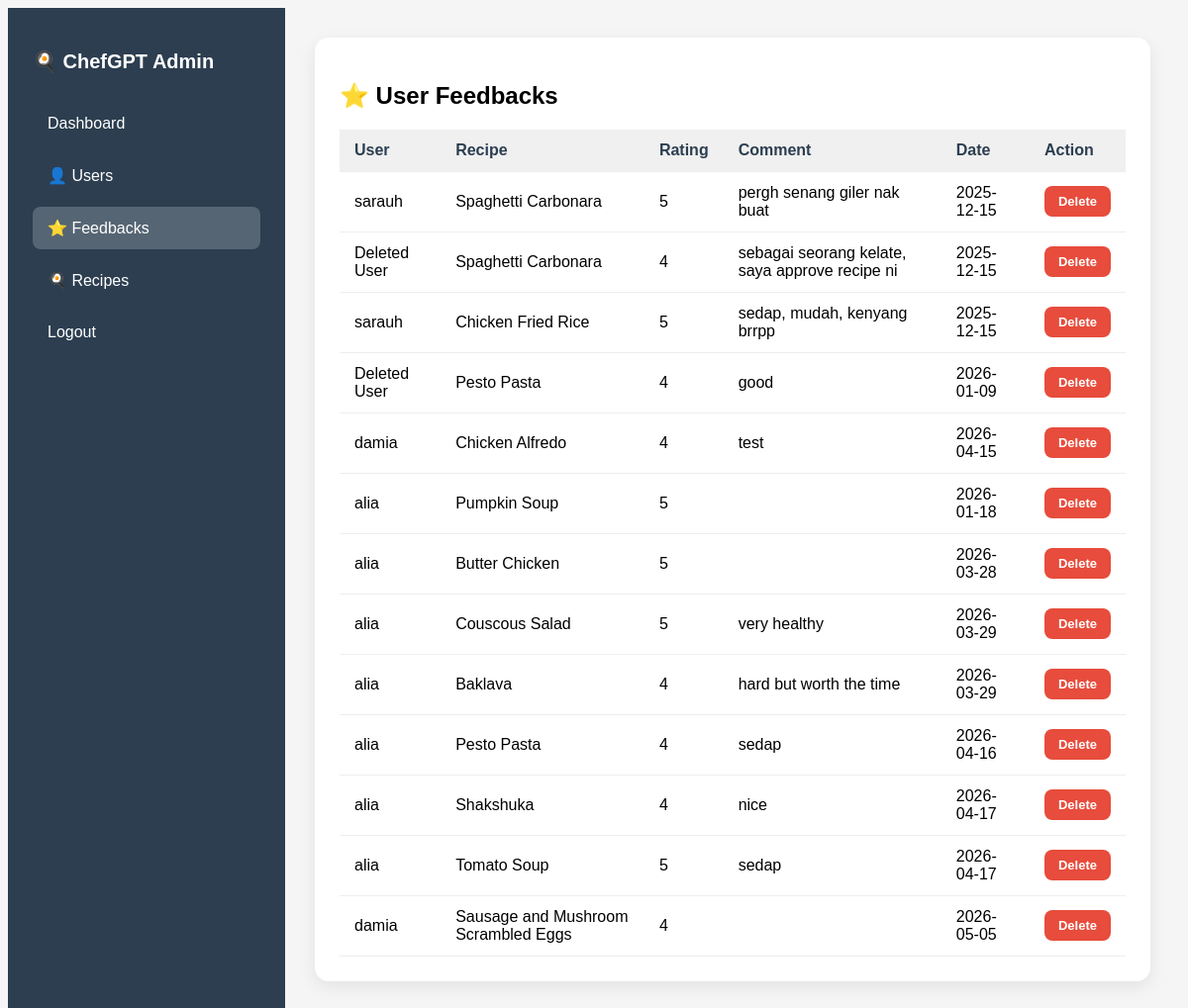
Before: /admin/manage_feedback (signed in) with the older database file.
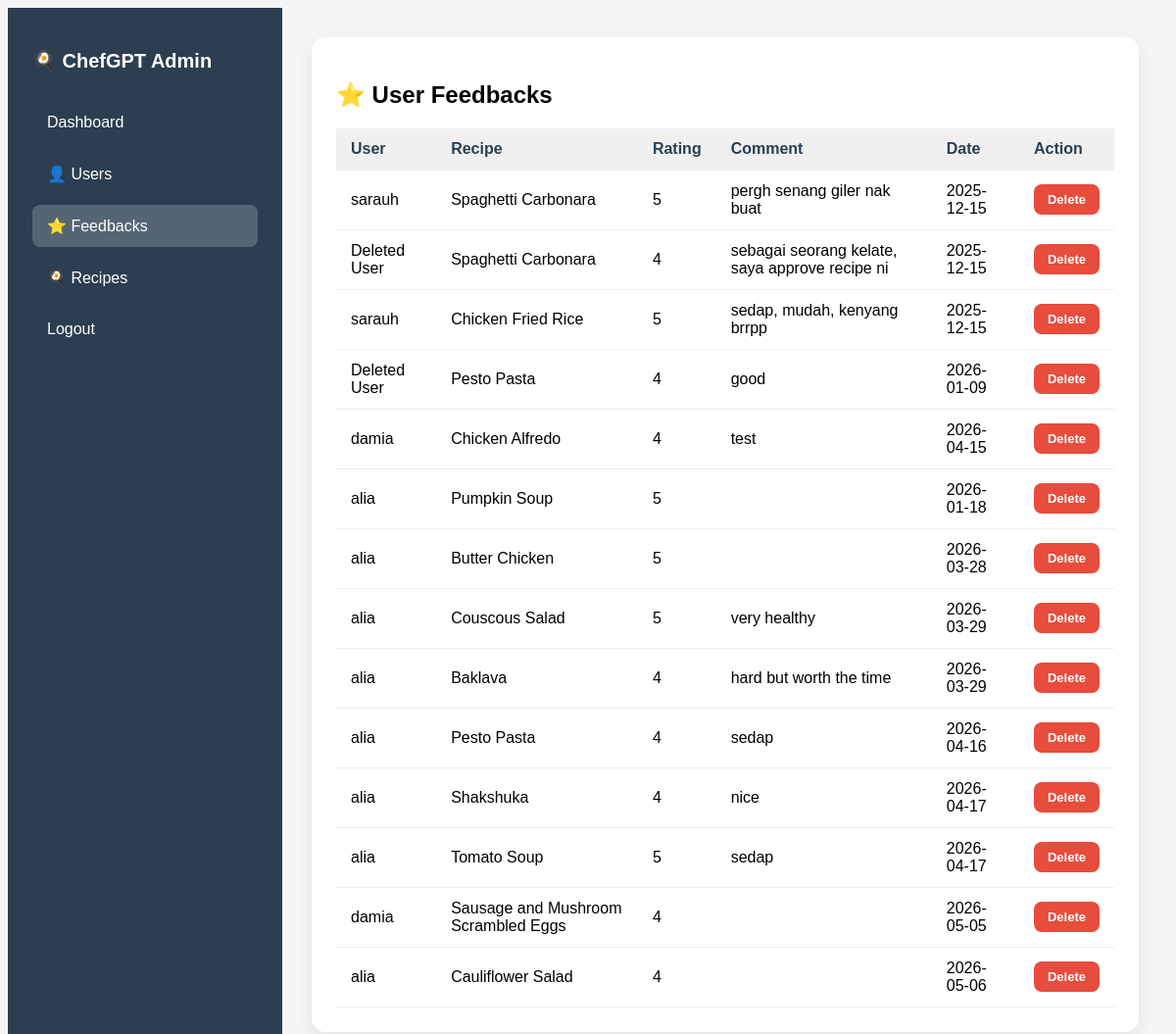
After: the same page with the newer database file.
### app.py (models this page shows)
class Feedback(db.Model):
    __tablename__ = 'feedbacks'
    id = db.Column(db.Integer, primary_key=True)
    user_id = db.Column(db.Integer, db.ForeignKey('user.id', ondelete="SET NULL"), nullable=True)
    username_backup = db.Column(db.String(80), nullable=True)
    recipe_id = db.Column(db.Integer, nullable=False)
    recipe_name = db.Column(db.String(200), nullable=False)
    rating = db.Column(db.Integer, nullable=True)
    comment = db.Column(db.Text, nullable=True)
    created_at = db.Column(db.DateTime, default=datetime.utcnow)
    user = db.relationship('User', backref='feedbacks')

class User(UserMixin, db.Model):
    id = db.Column(db.Integer, primary_key=True)
    username = db.Column(db.String(80), unique=True, nullable=False)
    email = db.Column(db.String(120), unique=True, nullable=False)
    password = db.Column(db.String(200), nullable=False)
    created_at = db.Column(db.DateTime, default=datetime.utcnow)
    role = db.Column(db.String(20), nullable=False, default='user')

### app.py (the view)
@app.route('/admin/manage_feedback')
@login_required
def manage_feedback():
    if current_user.role != 'admin':
        flash('Access denied', 'danger')
        return redirect(url_for('dashboard'))
    feedbacks = Feedback.query.all()
    return render_template('/admin/manage_feedbacks.html', feedbacks=feedbacks)

### app.py (called while the page is built)
@login_manager.user_loader
def load_user(user_id):
    return User.query.get(int(user_id))

### templates/admin/manage_feedbacks.html (shortened to what this page needs)
<!DOCTYPE html>
<html lang="en">
<head>
    <link rel="stylesheet" href="{{ url_for('static', filename='css/manage.css') }}">
</head>
<body>
<div class="wrapper">
    <aside class="sidebar">
        <h2>🍳 ChefGPT Admin</h2>
        <nav>
            <a href="{{ url_for('admin_dashboard') }}">Dashboard</a>
            <a href="{{ url_for('manage_user') }}">👤 Users</a>
            <a href="{{ url_for('manage_feedback') }}" class="active">⭐ Feedbacks</a>
            <a href="{{ url_for('manage_recipes') }}">🍳 Recipes</a>
            <a href="{{ url_for('logout') }}">Logout</a>
        </nav>
    </aside>
    <main class="main-content">
        <div class="section">
            <h2>⭐ User Feedbacks</h2>
            <table>
                <tr>
                    <th>User</th>
                    <th>Recipe</th>
                    <th>Rating</th>
                    <th>Comment</th>
                    <th>Date</th>
                    <th>Action</th>
                </tr>
                {% for fb in feedbacks %}
                <tr>
                    <td>{{ fb.user.username if fb.user else 'Deleted User' }}</td>
                    <td>{{ fb.recipe_name }}</td>
                    <td>{{ fb.rating }}</td>
                    <td>{{ fb.comment }}</td>
                    <td>{{ fb.created_at.strftime('%Y-%m-%d') }}</td>
                    <td>
                        <form method="POST"
                              action="{{ url_for('delete_feedback', feedback_id=fb.id) }}"
                              onsubmit="return confirm('Delete feedback?');">
                            <button class="btn delete">Delete</button>
                        </form>
                    </td>
                </tr>
                {% endfor %}
            </table>
        </div>
    </main>
</div>
</body>
</html>

### static/css/manage.css (style rules this page uses)
body { background: #f5f5f5; font-family: 'Poppins', Arial, sans-serif; }
.wrapper { display: flex; min-height: 100vh; }
.sidebar { width: 230px; background: #2c3e50; color: white; padding: 25px; }
.sidebar h2 { margin-bottom: 30px; font-size: 20px; }
.sidebar nav a { display: block; color: white; text-decoration: none; padding: 12px 15px; border-radius: 8px; margin-bottom: 10px; transition: background 0.2s; }
.sidebar nav a:hover, .sidebar nav a.active { background: rgba(255,255,255,0.2); }
.main-content { flex: 1; padding: 30px; }
.section { background: white; padding: 25px; border-radius: 14px; box-shadow: 0 6px 18px rgba(0,0,0,0.08); margin-bottom: 30px; }
table { width: 100%; border-collapse: collapse; }
table th, table td { padding: 12px 15px; text-align: left; border-bottom: 1px solid #eee; }
table th { background-color: #f0f0f0; color: #2c3e50; }
.btn { padding: 8px 14px; border-radius: 8px; border: none; cursor: pointer; font-size: 13px; font-weight: bold; transition: background 0.3s; }
.btn.delete { background: #e74c3c; color: white; }

Changed rows visible on the page:
added Feedback: user "alia", recipe_name "Cauliflower Salad", rating "4", created_at "2026-05-06"
